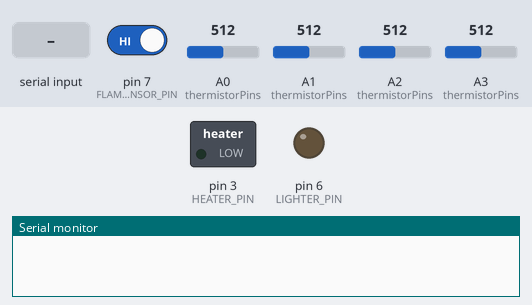
A program run on a simulated Arduino Uno, built with avr-gcc and run on an emulated ATmega328P. On the bench: switched loads named in the program (green lamp = pin HIGH), output pins drawn as LEDs (lit = HIGH), the last lines printed to the serial monitor. The inputs (shaded band) are chosen by the test bench; at power-on: pin 7 (FLAME_SENSOR_PIN) HIGH, A0 (thermistorPins) = 512, A1 (thermistorPins) = 512, A2 (thermistorPins) = 512, A3 (thermistorPins) = 512.

Above: at 1.2 s.
1.3 s: "h90\n" received over Serial
At 1.9 s:
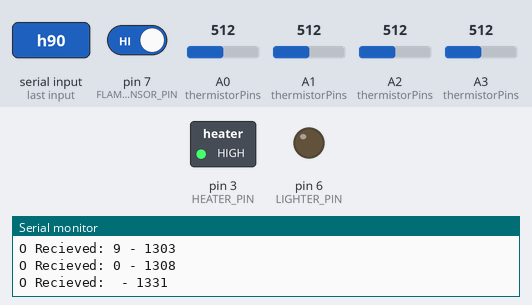
2.8 s: "f90\n" received over Serial
At 2.9 s:
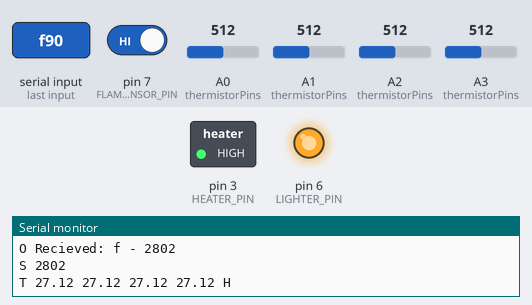
Timing chart, 0 to 5.8 s (numbered marks = the images above; inputs shaded):
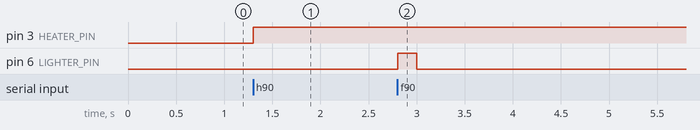

Measured:
- after the input at 1.3 s, pin 3 (HEATER_PIN): LOW → HIGH at once
- after the input at 2.8 s, pin 6 (LIGHTER_PIN): LOW → HIGH at once, → LOW 0.20 s later

The program:

main.cpp
```cpp
#include <Arduino.h>

#define LIGHTER_PIN 6
#define FLAME_SENSOR_PIN 7
#define N_THERMISTORS 4
#define THERMISTOR_PINS {A3,A1,A2,A0}
#define NORM_VOLTAGE 5.0
#define HEATER_PIN 3

#define FLAME_SENSOR_ERROR_TIMER 2 // Multiple of the lighter on time, specifying the period (from the moment the lighter starts) when data from the flame sensor will be ignored

#define DEFAULT_LIGHTER_MILIS 200UL // Used when 'f' is pressed

#define N_RELEVANT_THERMISTORS (N_THERMISTORS-1) // The first N thermistors are relevant, the last is ambient temp
const int thermistorPins[N_THERMISTORS] = THERMISTOR_PINS;
double temperatureValues[N_THERMISTORS] = {};
double avgTemp;

#define MAX_N_DELAYS 24 // Arduino UNO ma jenom 2kb RAM, takze to moc nezvedejte
long delaysMs[MAX_N_DELAYS] = {}; // ms
int nDelays = 0;

#define MIN_AUTO_DELAY_MS 15000
#define AUTO_TEMP_RANGE 1.0
uint8_t nAutoFlames = 0;

class Timer {
  public:
    unsigned long startMicros;

    unsigned long elapsedMicros()
    {
      return micros()-startMicros;
    }

    unsigned long elapsedMillis()
    {
      return (micros()-startMicros)/1000;
    }

    double elapsedSeconds()
    {
      return (micros()-startMicros)/1E06;
    }

    unsigned long start()
    {
      return startMicros = micros();
    }
};

void setup() {
  pinMode(FLAME_SENSOR_PIN, INPUT_PULLUP);
  pinMode(LIGHTER_PIN, OUTPUT);
  pinMode(HEATER_PIN, OUTPUT);
  Serial.begin(9600);
  Serial.setTimeout(0xffffff);
}

double resistanceToCelsius(double r)
{
  // Hodnoty z ts datasheetu https://img.gme.cz/files/eshop_data/eshop_data/2/118-042/dsh.118-042.1.pdf
  const double A_1 = 3.354016E-03;
  const double B_1 = 2.569850E-04;
  const double C_1 = 2.620131E-06;
  const double D_1 = 6.383091E-08;
  const double R_ref = 10000;

  double LN = log(r/R_ref);

  double T_k = 1.0/(A_1 + B_1*LN + C_1*LN*LN + D_1*LN*LN*LN);

  return T_k-273.15;
}

double readCelsiusTemp(int pin)
{
  int thermistor_adc_val = analogRead(pin);
  double output_voltage = ( (thermistor_adc_val * NORM_VOLTAGE) / 1023.0 ); // Toto predpoklada ADC rozliseni 1024, coz je na Ardiuno UNO myslim vzdycky
  double thermistor_resistance = (9100.0*output_voltage/(NORM_VOLTAGE-output_voltage));
  return resistanceToCelsius(thermistor_resistance);
}

void updateTemps()
{
  avgTemp = 0.0;
  for (size_t i = 0; i < N_THERMISTORS; i++)
  {
    temperatureValues[i] = readCelsiusTemp(thermistorPins[i]);
    if (i < N_RELEVANT_THERMISTORS)
    {
      avgTemp += temperatureValues[i];
    }
  }
  avgTemp /= (double)N_RELEVANT_THERMISTORS;
}

void printTime()
{
  Serial.print(millis());
}

Timer lighterTimer;
bool sensorVal = true;
int delayIndex = 0;
unsigned long lighterMicros = DEFAULT_LIGHTER_MILIS*1000UL;
bool heaterOn = false;

bool thermostatOn = false;
double goalTemp = 40.0;

int tempTesting = 0;
Timer tempTestingTimer;

void printThermistors(Print* s)
{
  s->print("T ");
  for (size_t i = 0; i < N_THERMISTORS; i++)
  {
    s->print(temperatureValues[i]);
    s->print(" ");
  }
  if (heaterOn) s->print("H");
  s->println();
}

void printThermistorsInstant(Print* s)
{
  s->print("I ");
  s->print(millis());
  s->print(" ");
  for (size_t i = 0; i < N_THERMISTORS; i++)
  {
    s->print(temperatureValues[i]);
    s->print(" ");
  }
  s->println();
}

enum State {
  WAITING_FOR_INPUT, // The lighting sequence finnished, but still might be waiting for the last flame to arrive
  LIGHTER_ON, // The lighter is on
  LIGHTER_OFF, // The lighter is off, but it will be turned on again
};
State state = WAITING_FOR_INPUT;

void turnLighterOn()
{
  if (state == LIGHTER_ON) return;
  lighterTimer.start();
  digitalWrite(LIGHTER_PIN, HIGH);
  state = LIGHTER_ON;

  Serial.println();
  Serial.print("S ");
  printTime();
  Serial.println();
  printThermistors(&Serial);
}

void turnLighterOff()
{
  if (state == LIGHTER_OFF) return;
  digitalWrite(LIGHTER_PIN, LOW);
  state = LIGHTER_OFF;

  Serial.print("E ");
  Serial.print(lighterTimer.elapsedMicros());
  Serial.print(" ");
  printTime();
  Serial.println();
}

void keepTemp()
{
  if (avgTemp < goalTemp) heaterOn = true;
  else heaterOn = false;
}

void begin()
{
  delayIndex = 0;
  turnLighterOn();
}

void end()
{
  turnLighterOff();
  state = WAITING_FOR_INPUT;
}

long readInt()
{
  while (true)
  {
    long val = Serial.parseInt();
    if (val) return val;
  }
}

bool readInts(long* value) // Reads an int and checks if the following character was a newline or a space
{
  while (true)
  {
    long read = Serial.parseInt();
    if (!read) continue;
    *value = read;
    while (true)
    {
      int b = Serial.read();
      if (b == -1) continue;
      if (b == ' ') return true;
      if (b == '\n') return false;
    }
  }
}

void sendSingleFlame()
{
  nDelays = 0;
  lighterMicros = DEFAULT_LIGHTER_MILIS*1000;
  begin();
}

void processSerialInput()
{
  if (Serial.available() > 0)
  {
    tempTesting = 0;

    int b = Serial.read();
    Serial.print("O Recieved: ");
    if (b != '\n' && b != '\r') Serial.print((char)b);
    Serial.print(" - ");
    printTime();
    Serial.println();

    switch ((char)b)
    {
    case 't':
      printThermistors(&Serial);
      break;

    case 'h':
      heaterOn = !heaterOn;
      if (heaterOn) digitalWrite(HEATER_PIN, HIGH);
      else digitalWrite(HEATER_PIN, LOW);
      Serial.print("O Heater ");
      if (heaterOn) Serial.println("ON");
      else Serial.println("OFF");
      break;

    case 'f':
      sendSingleFlame();
      break;

    case 'g':
      thermostatOn = !thermostatOn;
      if (thermostatOn) Serial.println("O thermostat ON");
      else
      {
        Serial.println("O thermostat OFF");
        heaterOn = false;
      }
      break;

    case 's':
      goalTemp = readInt();
      while (Serial.read() != '\n');
      Serial.print(thermostatOn ? "O thermostat (ON) set to " : "O thermostat (OFF) set to ");
      Serial.println(goalTemp);
      break;

    case 'a':
      nAutoFlames = readInt();
      while (Serial.read() != '\n');
      Serial.print("O nAutoFlames: ");
      Serial.println(nAutoFlames);
      break;

    case 'd':
    {
      String s = "";
      nDelays = 0;

      bool shouldContinue = readInts((long*)&lighterMicros);
      lighterMicros *= 1000UL;
      Serial.print("O lighter ");
      Serial.println(lighterMicros);
      while (shouldContinue)
      {
        shouldContinue = readInts(&delaysMs[nDelays++]);
        Serial.print("O delay no. ");
        Serial.print(nDelays-1);
        Serial.print(" = ");
        Serial.println(delaysMs[nDelays-1]);
        if (nDelays == MAX_N_DELAYS)
        {
          Serial.println("O Too much data!!");
          break;
        }
      }

      begin();
      break;
    }

    case '1':
      tempTesting = 1;
      tempTestingTimer.start();
      break;
    }
  }
}

void loop() {
  updateTemps();
  if (tempTesting)
  {
    printThermistorsInstant(&Serial);
    if (tempTesting == 1 && tempTestingTimer.elapsedMillis() > 3000)
    {
      tempTesting = 2;
      sendSingleFlame();
    }
  }
  if (thermostatOn) keepTemp();
  if (heaterOn) digitalWrite(HEATER_PIN, HIGH);
  else digitalWrite(HEATER_PIN, LOW);


  if (state == WAITING_FOR_INPUT)
  {
    processSerialInput();

    if (nAutoFlames)
    {
      if (lighterTimer.elapsedMillis() > MIN_AUTO_DELAY_MS)
      {
        if (goalTemp-AUTO_TEMP_RANGE < avgTemp && avgTemp < goalTemp+AUTO_TEMP_RANGE)
        {
          nAutoFlames--;
          sendSingleFlame();
          Serial.print("O nAutoFlames: ");
          Serial.print(nAutoFlames);
          Serial.print(", avgTemp: ");
          Serial.println(avgTemp);
        }
      }
    }
  }

  // ---- Reading flame sensor ----
  if (lighterTimer.elapsedMicros() > lighterMicros*FLAME_SENSOR_ERROR_TIMER)
  {
    bool newSensorVal = digitalRead(FLAME_SENSOR_PIN);
    if (newSensorVal != sensorVal)
    {
      sensorVal = newSensorVal;
      if (sensorVal) Serial.print("F 1 ");
      else Serial.print("F 0 ");
      printTime();
      Serial.println();
    }
  }

  // ---- Checking if the lighter timer finnished ----
  if (state == LIGHTER_ON)
  {
    if (lighterTimer.elapsedMicros() > lighterMicros)
    {
      turnLighterOff();
    }
  }

  if (state == LIGHTER_OFF)
  {
    if (delayIndex >= nDelays) end(); // All shots fired
    else
    {
      if (lighterTimer.elapsedMicros() > (unsigned long)delaysMs[delayIndex]*1000UL)
      {
        turnLighterOn();
        delayIndex++;
      }
    }
  }
}
```
